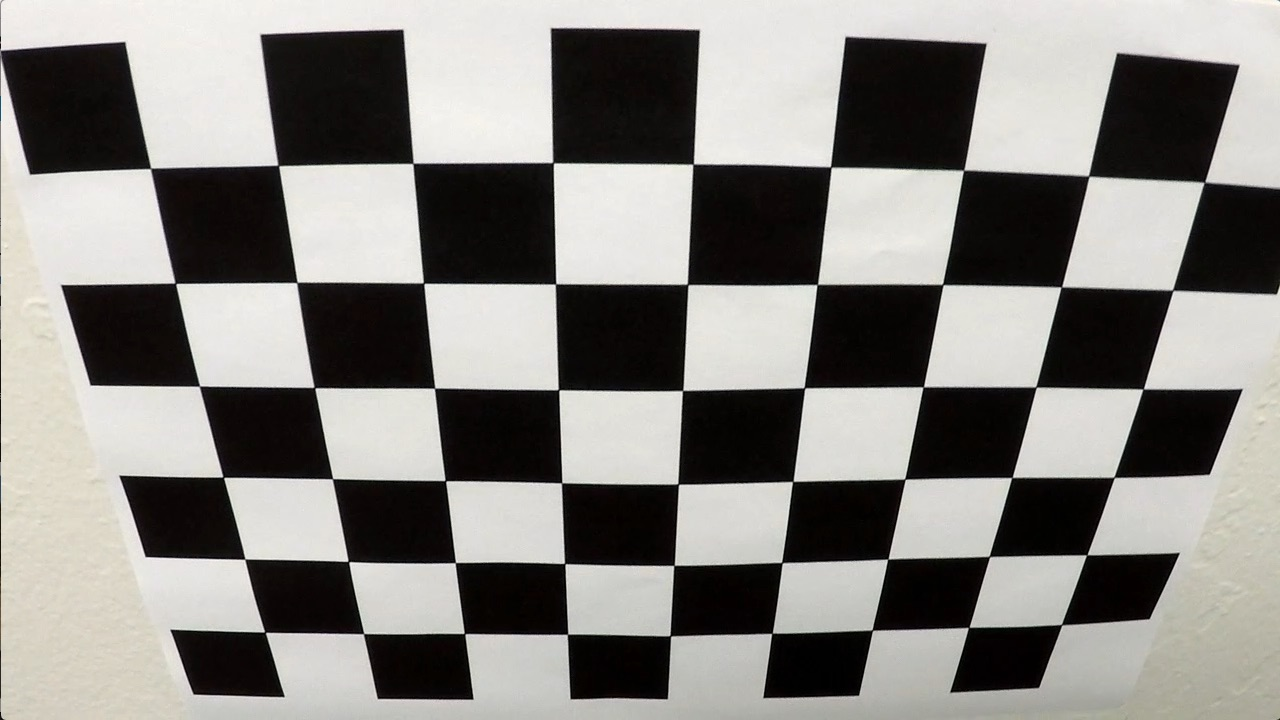
#> input picture camera_cal/calibration2.jpg, 1280 x 720 px; the run also reads 2 pictures not shown here
$ jupyter execute --allow-errors Writeup.ipynb   (shell and % lines are left out)   (older library calls are emulated)
#> lines starting #> are read from the running program, lines starting #| are printed output that depends on the picture; after the words box and inside, x2 and y2 are one past the last pixel; in counts of white or black regions, pixels touching at a corner belong together
### utils.py
import cv2
import numpy as np
import glob
import os
import pickle

# Define the class object to store and process the characteristics of each line detected, and the processing pipeline
class Line():
	def __init__(self):
		# Was the line detected in the last iteration?
		self.detected = False
		# Lane polynominal coefficients
		self.left_fit = None
		self.right_fit = None
		# Lane averaging buffer number
		self.average_n = 12
		self.counter = 0
		# Averaging lanes container
		self.left_container = np.zeros((self.average_n, 720))
		self.right_container = np.zeros((self.average_n, 720))
		# Current image processing iteration counter
		self.cursor = 0

	def basic_lane_find(self, binary_warped):
		"""
		Implement sliding windows and fit a polynomial
		"""
		# Take a histogram of the bottom half of the image
		histogram = np.sum(binary_warped[binary_warped.shape[0] // 2:, :, 0], axis=0)
		# Find the peak of the left and right halves of the histogram
		midpoint = np.int(histogram.shape[0] / 2)
		leftx_base = np.argmax(histogram[:midpoint])
		rightx_base = np.argmax(histogram[midpoint:]) + midpoint
		# Choose the number of sliding windows
		nwindows = 9
		# Set height of windows
		window_height = np.int(binary_warped.shape[0] / nwindows)
		# Identify the x and y positions of all nonzero pixels in the image
		nonzero = binary_warped.nonzero()
		nonzeroy = np.array(nonzero[0])
		nonzerox = np.array(nonzero[1])
		# Current positions to be updated for each window
		leftx_current = leftx_base
		rightx_current = rightx_base
		# Set the width of the windows +/- margin
		margin = 100
		# Set the minimum number of pixels found to recenter window
		minpix = 50
		# Create empty lists to receive left and right lane pixel indices
		left_lane_inds = []
		right_lane_inds = []
		# Step through the windows one by one
		for window in range(nwindows):
			# Identify window boundaries in x and y (and right and left)
			win_y_low = binary_warped.shape[0] - (window + 1) * window_height
			win_y_high = binary_warped.shape[0] - window * window_height
			win_xleft_low = leftx_current - margin
			win_xleft_high = leftx_current + margin
			win_xright_low = rightx_current - margin
			win_xright_high = rightx_current + margin
			# Identify the nonzero pixels in x and y within the window
			good_left_inds = ((nonzeroy >= win_y_low) & (nonzeroy < win_y_high) & (nonzerox >= win_xleft_low) & (
				nonzerox < win_xleft_high)).nonzero()[0]
			good_right_inds = ((nonzeroy >= win_y_low) & (nonzeroy < win_y_high) & (nonzerox >= win_xright_low) & (
				nonzerox < win_xright_high)).nonzero()[0]
			# Append these indices to the lists
			left_lane_inds.append(good_left_inds)
			right_lane_inds.append(good_right_inds)
			# If you found > minpix pixels, recenter next window on their mean position
			if len(good_left_inds) > minpix:
				leftx_current = np.int(np.mean(nonzerox[good_left_inds]))
			if len(good_right_inds) > minpix:
				rightx_current = np.int(np.mean(nonzerox[good_right_inds]))
		# Concatenate the arrays of indices
		left_lane_inds = np.concatenate(left_lane_inds)
		right_lane_inds = np.concatenate(right_lane_inds)
		# Extract left and right line pixel positions
		leftx = nonzerox[left_lane_inds]
		lefty = nonzeroy[left_lane_inds]
		rightx = nonzerox[right_lane_inds]
		righty = nonzeroy[right_lane_inds]
		# Fit a second order polynomial to each
		self.left_fit = np.polyfit(lefty, leftx, 2)
		self.right_fit = np.polyfit(righty, rightx, 2)
		#Generate x and y values for plotting
		ploty = np.linspace(0, binary_warped.shape[0] - 1, binary_warped.shape[0])
		left_fitx = self.left_fit[0] * ploty ** 2 + self.left_fit[1] * ploty + self.left_fit[2]
		right_fitx = self.right_fit[0] * ploty ** 2 + self.right_fit[1] * ploty + self.right_fit[2]
		self.detected = True

		return left_fitx, right_fitx

	# [27 lines left out: function lane_find, not called in this run]

	def measure_curvature(self, warped, leftx, rightx):
		"""
		Compute the radius of curvature
		"""
		# Define conversions in x and y from pixels space to meters
		#xm_per_pix = 3.7/warped.shape[1] # meters per pixel in x dimension
		#ym_per_pix = 30.0/warped.shape[0] # meters per pixel in y dimension
		xm_per_pix = 3.7/700 # meters per pixel in x dimension
		ym_per_pix = 30.0/720 # meters per pixel in y dimension
		# Generate some fake data to represent lane-line pixels
		ploty = np.linspace(0, 719, num=720) # to cover same y-range as image
		# Fit second order polynomials to x, y in world space
		left_fit_cr = np.polyfit(ploty * ym_per_pix, leftx * xm_per_pix, 2)
		right_fit_cr = np.polyfit(ploty * ym_per_pix, rightx * xm_per_pix, 2)
		# Define y-value where we want radius of curvature
		# Choose the maximum y-value, corresponding to the bottom of the image
		y_eval = np.max(ploty)
		# Calculate radius of fitted curvature
		left_curverad = ((1 + (2 * left_fit_cr[0] * y_eval * ym_per_pix + left_fit_cr[1]) ** 2) ** 1.5) / np.absolute(2 * left_fit_cr[0])
		right_curverad = ((1 + (2 * right_fit_cr[0] * y_eval * ym_per_pix + right_fit_cr[1]) ** 2) ** 1.5) / np.absolute(2 * right_fit_cr[0])
		# Calculate the lane deviation
		lane_deviation = self.lane_deviation(warped, xm_per_pix)

		return left_curverad, right_curverad, lane_deviation

	def draw(self, binary, leftx, rightx):
		"""
		Project the measurement back down onto the road
		"""
		filled = np.zeros_like(binary)
		ploty = np.linspace(0, filled.shape[0] - 1, filled.shape[0])
		# Recast the x and y points into usable format for cv2.fillpoly()
		pts_left = np.array([np.transpose(np.vstack([leftx, ploty]))])
		pts_right = np.array([np.flipud(np.transpose(np.vstack([rightx, ploty])))])
		pts = np.hstack((pts_left, pts_right))
		# Draw the lane onto the warped blank image
		cv2.fillPoly(filled, np.int_([pts]), (0, 255, 0))
		return filled

	def calibrate_camera(self, calibration_images):
		"""
		Measuring Distortion
		"""
		# Chessboard calibration image corners
		nx = 9
		ny = 6
		# Arrays to store object points and image points from all the images
		objpoints = [] # 3D points in real world space
		imgpoints = [] # 2D points in image plane
		# Prepare object points
		objp = np.zeros((nx * ny, 3), np.float32)
		objp[:, :2] = np.mgrid[0:nx, 0:ny].T.reshape(-1, 2) # x, y coordinates
		print('Calibrating camera with chessboard images......')
		for fname in calibration_images:
			img = cv2.imread(fname)
			# Convert image to grayscale
			gray = cv2.cvtColor(img, cv2.COLOR_RGB2GRAY)
			# Find the chessboard corners
			ret, corners = cv2.findChessboardCorners(gray, (nx, ny), None)
			# If found, store object points and corners
			if ret == True:
				objpoints.append(objp)
				imgpoints.append(corners)
		# Apply camera calibration function from CV
		ret, mtx, dist, rvecs, tvecs = cv2.calibrateCamera(objpoints, imgpoints, (gray.shape[1], gray.shape[0]), None, None)
		# Create a dictionary to store the camera matrix and distortion coefficient
		camera_cal_data = {'matrix': mtx, 'distortion': dist}
		# Store calibrated data
		with open('camera_cal/camera_cal_data.p', 'wb') as f:
			pickle.dump(camera_cal_data, file=f)
			print('Finished calibrating camera, camera calibration data is stored in camera_cal/camera_cal_data.p')

	def cal_undistort(self, raw):
		"""
		Undistort raw images
		"""
		# Check the existence of camera calibration file
		# For executation efficiency, camera calibration should only need to do once
		if not os.path.exists('camera_cal/camera_cal_data.p'):
			# Read in and make a list of calibration images
			calibration_images = glob.glob('camera_cal/calibration*.jpg')
			self.calibrate_camera(calibration_images)

		with open('camera_cal/camera_cal_data.p', 'rb') as f:
			camera_cal_data = pickle.load(file=f)

		return cv2.undistort(raw, camera_cal_data['matrix'], camera_cal_data['distortion'], None, camera_cal_data['matrix'])

	def perspective_transform(self, undistorted, direction='forward'):
		"""
		Convert image back and forth between birds'-eye view and camera view
		"""
		# Source image points
		src = np.float32([[255, 695], [585, 455], [700, 455], [1060, 690]])
		# Destination image points
		dst = np.float32([[305, 695], [305, 0], [1010, 0], [1010, 690]])
		# Perform forward or inverse perspective transform
		if direction == 'forward':
			# Compute the perspective transform, M
			M = cv2.getPerspectiveTransform(src, dst)
			# Create warped image - uses linear interpolation
			return cv2.warpPerspective(undistorted, M, (undistorted.shape[1], undistorted.shape[0]), flags=cv2.INTER_LINEAR)
		elif direction == 'inverse':
			# Compute the inverse also by swapping the input parameters
			Minv = cv2.getPerspectiveTransform(dst, src)
			return cv2.warpPerspective(undistorted, Minv, (undistorted.shape[1], undistorted.shape[0]), flags=cv2.INTER_LINEAR)

	def color_gradient(self, warped):
		# Generate binary thresholded images
		b_channel = cv2.cvtColor(warped, cv2.COLOR_RGB2Lab)[:, :, 2]
		l_channel = cv2.cvtColor(warped, cv2.COLOR_RGB2LUV)[:, :, 0]
		# Set upper and lower thresholds for the b channel
		b_thresh = (145, 200)
		b_binary = np.zeros_like(b_channel)
		b_binary[(b_channel >= b_thresh[0]) & (b_channel <= b_thresh[1])] = 1
		# set upper and lower thresholds for the l channel
		l_thresh = (215, 255)
		l_binary = np.zeros_like(l_channel)
		l_binary[(l_channel >= l_thresh[0]) & (l_channel <= l_thresh[1])] = 1#
		combined_binary = np.zeros_like(b_binary)
		combined_binary[(l_binary == 1) | (b_binary == 1)] = 1
		combined_binary = 255 * np.dstack((combined_binary, combined_binary, combined_binary)).astype('uint8')
		# Reduce the noise of binary image
		k = np.array([[1,1,1], [1,0,1], [1,1,1]])
		n = cv2.filter2D(combined_binary, ddepth=-1, kernel=k)
		combined_binary[n < 4] = 0
		return combined_binary

	def lane_deviation(self, warped, xm_per_pix):
		# Calculate the intercept of fitted lane curvature at the bottom of image
		left_intercept = self.left_fit[0] * warped.shape[0] ** 2 + self.left_fit[1] * warped.shape[0] + self.left_fit[2]
		right_intercept = self.right_fit[0] * warped.shape[0] ** 2 + self.right_fit[1] * warped.shape[0] + self.right_fit[2]
		# Calculate lane deviation
		lane_center = (left_intercept + right_intercept) * 0.5
		return (lane_center - warped.shape[1] * 0.5) * xm_per_pix

	# [47 lines left out: function process_pipeline, not called in this run]

### Writeup.ipynb
## Advanced Lane Finding Project

The goals / steps of this project are the following:
1. Compute the camera calibration matrix and distortion coefficients given a set of chessboard images.
2. Apply a distortion correction to raw images.
3. Use color transform, gradients, etc., to create a thresholded binary image.
4. Apply a perspective transform to rectify binary image ("birds-eye view").
5. Detect lane pixels and fit to find the lane boundary.
6. Determine the curvature of the lane and vehicle position with respect to center.
7. Warp the detected lane boundaries back onto the original image.
8. Output visual display of the lane boundaries and numerical estimation of lane curvature and vehicle position.

[cell 1]
import numpy as np
import cv2
import glob
import matplotlib.pyplot as plt
import matplotlib.image as mpimg

[cell 2]
# Import Line class
from utils import Line
# Create Line instance
line = Line()
# Output image location
OUTPUT_LOCATION = 'output_images/'

### Camera Calibration

Camera calibration function is in **`Line`** class, in the **`cal_undistort`** and **`calibrate_camera`** routines.
**`cal_undistort`** routine takes raw image or video frame and output undistorted images
**`calibrate_camera`** routine is only executed once after class instance being created and first image being passed through to the instance. This routine will process chessboard images and dump calibration data into a pickle file.

[cell 3]
# Calibrate camera
# Import random raw image from camera calibration
raw = cv2.imread('camera_cal/calibration2.jpg')
#> raw is the input picture: shape (720, 1280, 3); mean B, G, R 128.5, 132.4, 134.4
undistorted = line.cal_undistort(raw)
#> in calibrate_camera, `ret, corners = cv2.findChessboardCorners(gray, (nx, ny), None)`: ret = True; corners = 54 rows, first 8: [150.6, 168.4], [278.3, 165.4], [412.9, 163.4], [553, 162.6], [693.2, 164.2], [830.6, 166.9], [963.5, 170.4], [1088.6, 176.1]
#> in calibrate_camera, `ret, mtx, dist, rvecs, tvecs = cv2.calibrateCamera(objpoints, imgpoint..`: ret = 0.867; mtx = [[788.8, 0, 646.9], [0, 755.8, 212.6], [0, 0, 1]]; dist = [[-0.159, 0.0734, 0.0212, 0.00278, -0.00653]]; rvecs = ([0.401, -0.0329, 0.0155],); tvecs = ([-3.67, -0.396, 5.44],)
#> in calibrate_camera, `camera_cal_data = {'matrix': mtx, 'distortion': dist}`: camera_cal_data = {'matrix': [[788.8, 0, 646.9], [0, 755.8, 212.6], [0, 0, 1]], 'distortion': [[-0.159, 0.0734, 0.0212, 0.00278, -0.00653]]}
plt.figure(figsize=(20,10))
plt.subplot(1,2,1)
plt.imshow(raw)
plt.axis('off')
plt.title('Raw calibration image')
# Plot undistorted image
plt.subplot(1,2,2)
plt.imshow(undistorted)
plt.axis('off')
plt.title('Undistorted image')
plt.savefig(OUTPUT_LOCATION + 'fig1.png')
plt.show()

Now the camera has been calibrated.

The following images show the raw road image and its associate processed image with distortion correction.

[cell 4]
# Apply undistortion correction to test image
# Import and plot raw test image
raw = 'test_images/test6.jpg'
raw = cv2.imread(raw)
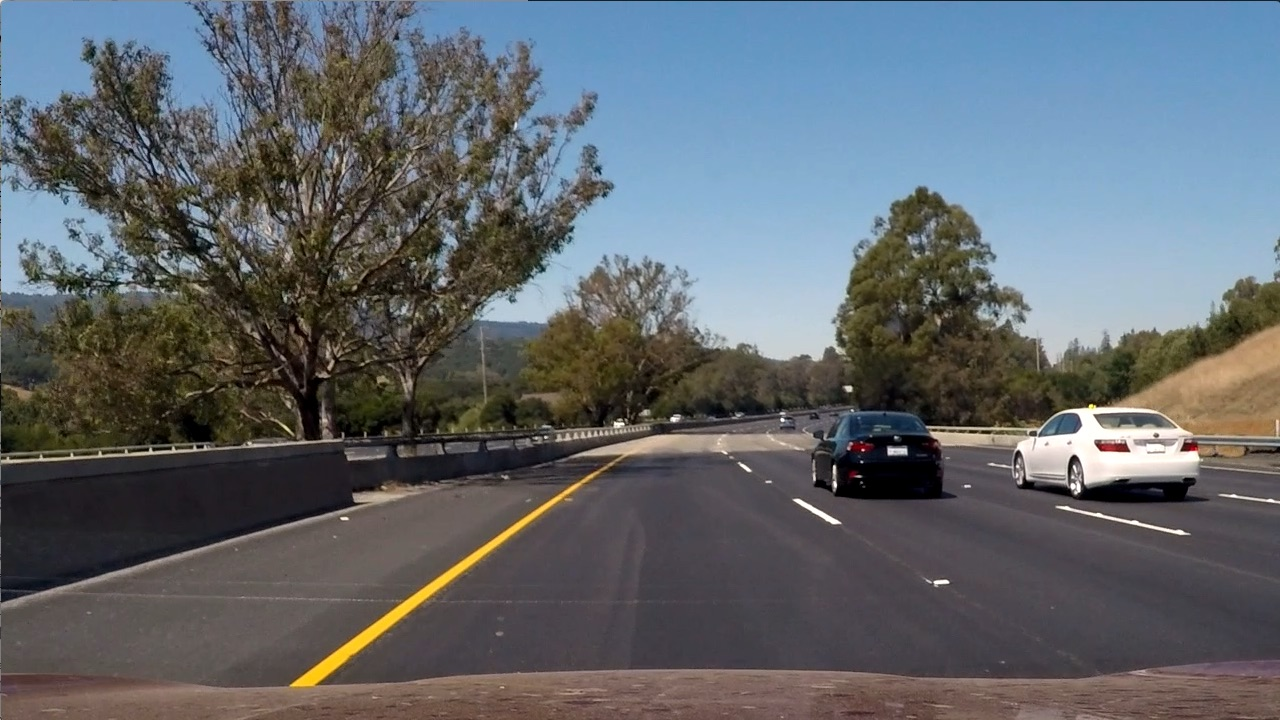
#> input picture test_images/test6.jpg, 1280 x 720 px
#> raw is the input picture: shape (720, 1280, 3); mean B, G, R 107.9, 102.6, 97
raw = cv2.cvtColor(raw, cv2.COLOR_BGR2RGB)
plt.figure(figsize=(20,10))
plt.subplot(1,2,1)
plt.imshow(raw)
plt.axis('off')
plt.title('Raw test image')
# Plot undistorted test image
undistorted = line.cal_undistort(raw)
#> in cal_undistort (call 2), `return cv2.undistort(raw, camera_cal_data['matrix'], camera_cal_data['..`:
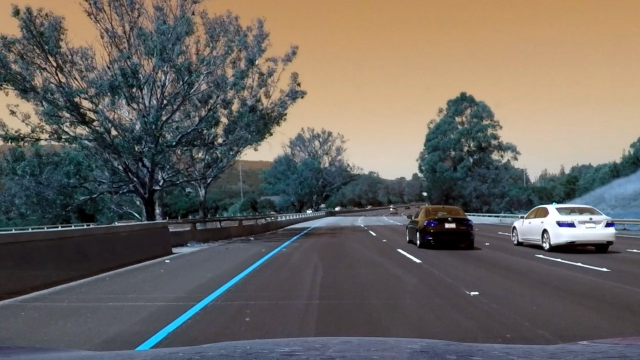
#> returned value: shape (720, 1280, 3) (shown at 1/2 size); mean of channels 0, 1, 2 96.5, 101.7, 106.4; drawn as B, G, R
plt.subplot(1,2,2)
plt.imshow(undistorted)
plt.axis('off')
plt.title('Undistorted test image')
plt.savefig(OUTPUT_LOCATION + 'fig2.png')
plt.show()

### Applying Color and Gradient Thresholding, and Extracting Lane Pixels

The following steps are needed to identify the lane lines:

1. Gradient thresholding using Sobel operation in X direction.
2. Color thresholding in Saturation of image in HLS color space

Routine **`color_gradient`** will take warped or undistorted images, apply color and X-direction gradient thresholding functions, and binarize.

[cell 5]
# Apply color and gradient combined thresholding and create binary image
# Plot undistorted test image
plt.figure(figsize=(20,10))
plt.subplot(1,2,1)
plt.imshow(undistorted)
plt.axis('off')
plt.title('Undistorted test image')
# Plot binary test image
binary = line.color_gradient(undistorted)
#> in color_gradient, `b_channel = cv2.cvtColor(warped, cv2.COLOR_RGB2Lab)[:, :, 2]`:
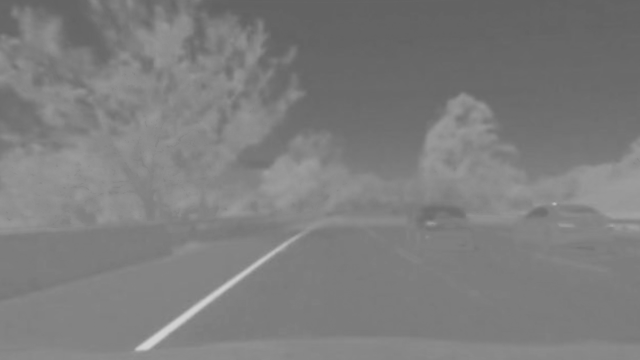
#> b_channel: shape (720, 1280) (shown at 1/2 size); min 97, max 212, mean 125.5
#> in color_gradient, `l_channel = cv2.cvtColor(warped, cv2.COLOR_RGB2LUV)[:, :, 0]`:
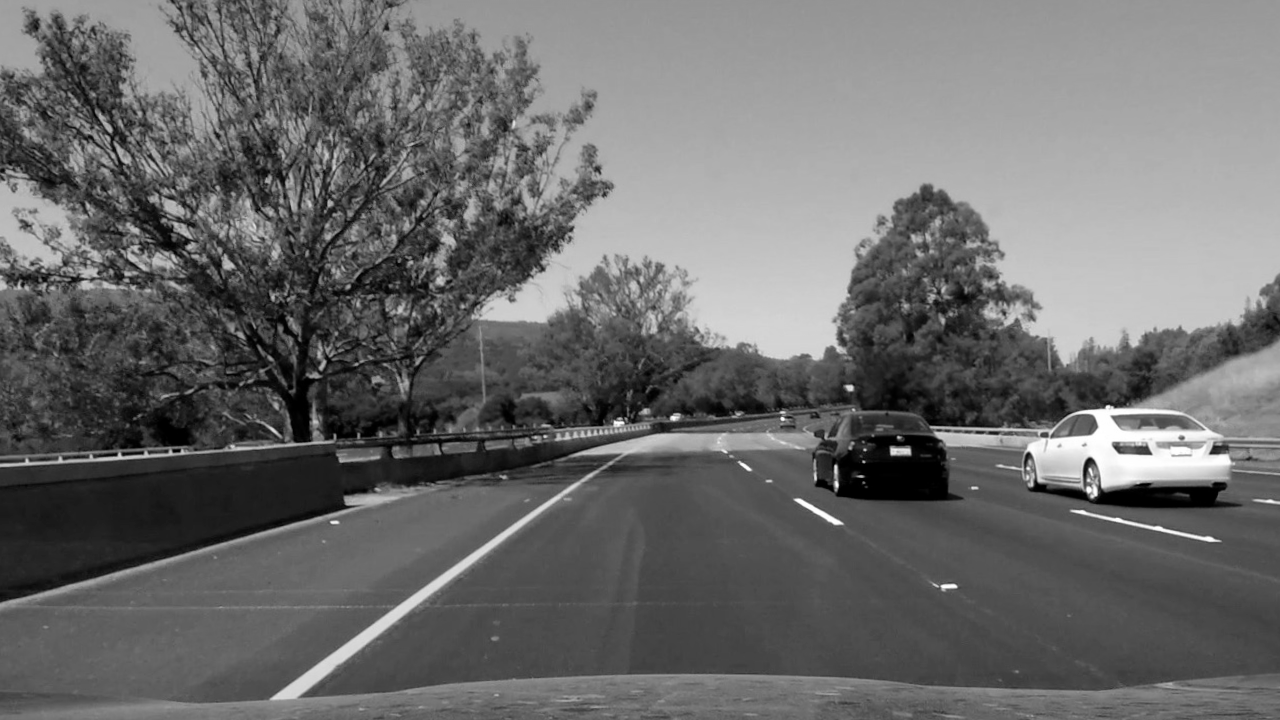
#> l_channel: shape (720, 1280); min 0, max 255, mean 107
#> binary: shape (720, 1280, 3); 6.6% white; 185 white regions (111 under 20 px), largest, box (x1, y1, x2, y2) and area: (1027, 291, 1280, 487) 19659, (521, 315, 638, 415) 7106, (265, 463, 612, 706) 5593
plt.subplot(1,2,2)
plt.imshow(binary)
plt.axis('off')
plt.title('Binary test image')
plt.savefig(OUTPUT_LOCATION + 'fig3.png')
#> (the rest of the program and of its run is left out)
